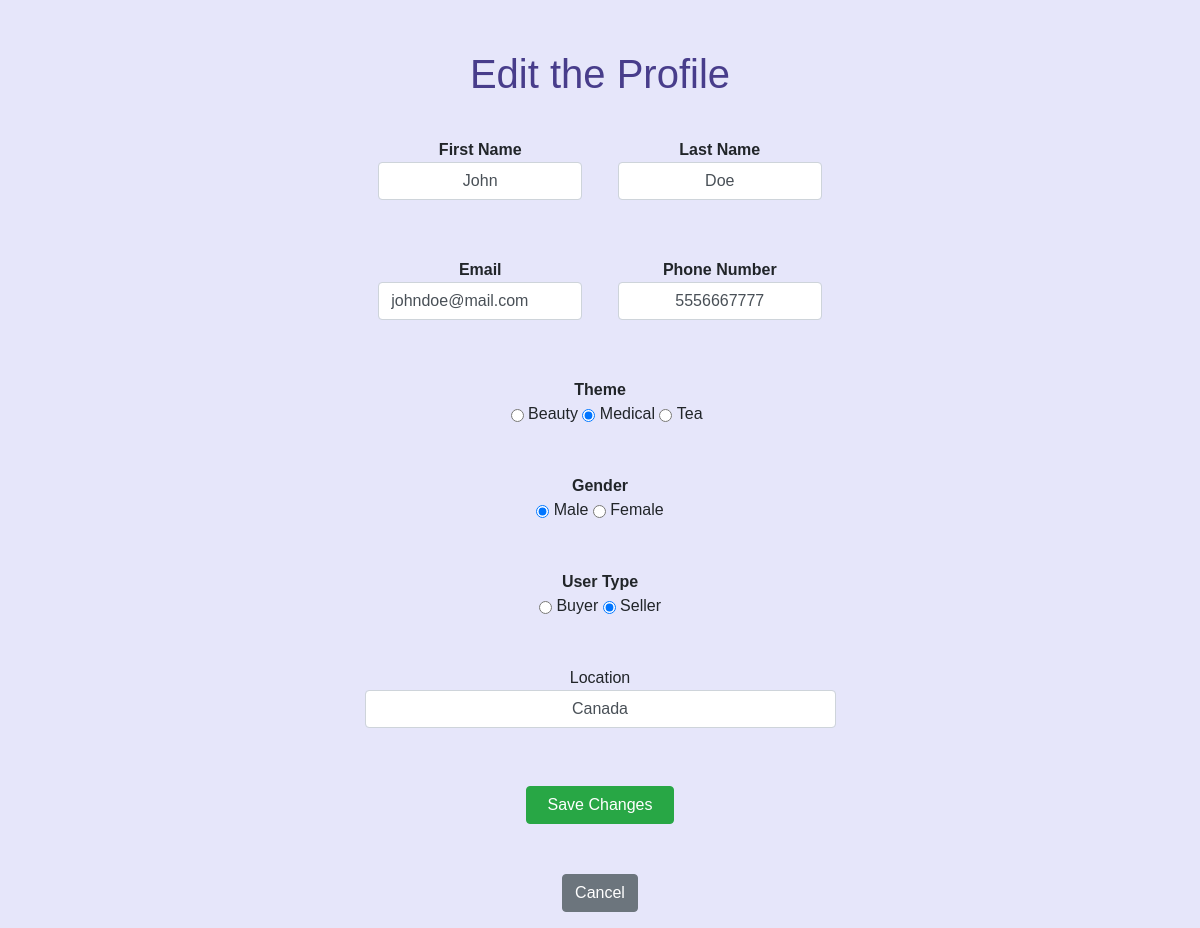
Page /profile/edit (signed in) on the committed database.
### tables this page shows
CREATE TABLE `profile` (
  `profile_id` int(11) NOT NULL,
  `user_id` int(11) NOT NULL,
  `theme_id` int(11) NOT NULL,
  `first_name` varchar(30) NOT NULL,
  `last_name` varchar(40) NOT NULL,
  `email` varchar(30) NOT NULL,
  `phone_number` varchar(25) NOT NULL,
  `location` varchar(30) NOT NULL,
  `gender` varchar(10) NOT NULL,
  `user_type` varchar(7) NOT NULL
);

### app/core/App.php (called while the page is built, shortened)
<?php
class App
{
    var $method = 'index';
    public function __construct()
    {
        $url = $this->parseURL();
        if (isset($url[0]) && file_exists('app/controllers/' . $url[0] . 'Controller.php')) {
            unset($url[0]);
        }
        $this->controller = new $this->controller();
        if (isset($url[1]) && method_exists($this->controller, $url[1])) {
            $this->method = $url[1];
            unset($url[1]);
        }
        $this->params = $url ? array_values($url) : [];
        call_user_func_array([$this->controller, $this->method], $this->params);
    }
    private function parseURL()
    {
        if (isset($_GET['url'])) {
            return explode('/', filter_var(rtrim($_GET['url'], '/'), FILTER_SANITIZE_URL));
        }
    }
}
?>

### index.php (called while the page is built, shortened)
<?php
    new App();
?>

### app/models/Profile.php (called while the page is built, shortened)
<?php
class Profile extends Model
{
    public function findProfile($user_id)
    {
        $SQL = 'SELECT * FROM Profile WHERE user_id = :user_id';
        $stmt = self::$_connection->prepare($SQL);
        $stmt->execute(['user_id' => $user_id]);
        $stmt->setFetchMode(PDO::FETCH_CLASS, 'Profile');
        return $stmt->fetch();
    }
}
?>

### app/core/Model.php (called while the page is built)
<?php
class Model
{
    protected static $_connection = null;
    public function __construct()
    {
        if (self::$_connection == null) {
            $host = 'localhost';
            $dbname = 'nature_luxuries_database';
            $user = 'root';
            $password = '';
            self::$_connection = new PDO("mysql:host=$host;dbname=$dbname", $user, $password);
        }
    }
}
?>

### app/views/profile/edit.php (the view, shortened to what this page needs)
<!doctype html>
<html lang="en">
<head>
    <link rel="stylesheet" href="https://stackpath.bootstrapcdn.com/bootstrap/4.4.1/css/bootstrap.min.css"
>
</head>
<body>
<div class='container'>
    <h1>Edit the Profile</h1>
    <form action='' method='post'>
        <div class='form-group'>
            <label style="font-weight: bold">First Name <input type='text' name='first_name'
                                                               value='<?= $data->first_name ?>' minlength="2"
                                                               class='form-control' required/></label>
            <label style="font-weight: bold">Last Name <input type='text' name='last_name'
                                                              value='<?= $data->last_name ?>' minlength="2"
                                                              class='form-control' required/></label>
        </div>
        <div class='form-group'>
            <label style="font-weight: bold">Email <input type='email' name='email' value='<?= $data->email ?>'
                                                          class='form-control' placeholder="Ex: example@gmail.com"
                                                          required/></label>
            <label style="font-weight: bold">Phone Number <input type='text' name='phone_number'
                                                                 value='<?= $data->phone_number ?>'
                                                                 class='form-control' placeholder="Ex: 999-999-9999"
                                                                 required/></label>
        </div>
        <div class="radio-group">
            <label style="font-weight: bold">Theme</label><br/>&nbsp;&nbsp;
            <input type="radio" name="theme_id" value="1"
                <?php echo $data->theme_id == '1' ? 'checked' : '' ?>><label>&nbsp;Beauty</label>
            <input type="radio" name="theme_id" value="2"
                <?php echo $data->theme_id == '2' ? 'checked' : '' ?>><label>&nbsp;Medical</label>
            <input type="radio" name="theme_id" value="3"
                <?php echo $data->theme_id == '3' ? 'checked' : '' ?>><label>&nbsp;Tea</label> <br/>
        </div>
        <div class="radio-group">
            <label style="font-weight: bold">Gender</label><br/>
            <input type="radio" name="gender" value="Male"
                <?php echo $data->gender == 'Male' ? 'checked' : '' ?>><label>&nbsp;Male</label>
            <input type="radio" name="gender" value="Female"
                <?php echo $data->gender == 'Female' ? 'checked' : '' ?>><label>&nbsp;Female</label>
        </div>
        <div class="radio-group">
            <label style="font-weight: bold">User Type</label><br/>
            <input type="radio" name="user_type" value="Buyer"
                <?php echo $data->user_type == 'Buyer' ? 'checked' : '' ?>><label>&nbsp;Buyer</label>
            <input type="radio" name="user_type" value="Seller"
                <?php echo $data->user_type == 'Seller' ? 'checked' : '' ?>><label>&nbsp;Seller</label>
        </div>
        <div class="form-group">
            <label>Location <input type='text' name='location' value='<?= $data->location ?>' class='form-control'
                                   size="50" required/></label>
        </div>
        <div class="save-button">
            <input type='submit' name='action' value='&nbsp;&nbsp;Save Changes&nbsp;&nbsp;' class='btn btn-success'/>
        </div>
        <p>
            <a href='/home/index' class='btn btn-secondary'>Cancel</a>
        </p>
    </form>
</div>
</body>
</html>

### app/views/profile/edit.php (style rules this page uses)
h1 { color: darkslateblue; margin-top: 50px; margin-bottom: 40px; display: flex; align-items: center; justify-content: center; position: relative; }
.form-group { margin-bottom: 50px; height: 100%; display: flex; align-items: center; justify-content: center; }
.radio-group { margin-bottom: 40px; height: 100%; text-align: center; align-items: center; justify-content: center; }
.save-button { margin-bottom: 50px; height: 100%; display: flex; align-items: center; justify-content: center; }
label { height: 100%; display: inline; text-align: center; }
input[type=text] { text-align: center; }
p { height: 100%; display: flex; align-items: center; justify-content: center; }
body { background-color: lavender; font-family: Helvetica, sans-serif; }
input[type="radio"] + label { display: inline-block; vertical-align: middle; }

### rows in the picture
profile: first_name "John", last_name "Doe", email "johndoe@mail.com", phone_number "5556667777", theme_id "☑", gender "☑", user_type "☑", location "Canada"
